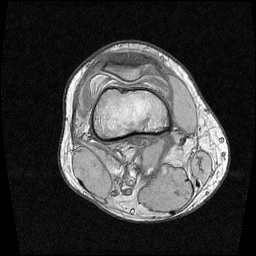
#> input picture progetto/PIL/Cartilagini.png, 256 x 256 px, found by its file name
$ python noise_canny.py   (older library calls are emulated)
#> lines starting #> are read from the running program, lines starting #| are printed output that depends on the picture; after the words box and inside, x2 and y2 are one past the last pixel; in counts of white or black regions, pixels touching at a corner belong together


import numpy as np
import matplotlib.pyplot as plt
from scipy import ndimage
from skimage import filter

from skimage.filter.rank import otsu
from skimage.filter import threshold_otsu
import matplotlib.pyplot as plt
import skimage
from skimage import data
from skimage.filter import threshold_otsu, threshold_adaptive
from skimage.morphology import disk

im = skimage.io.imread("Cartilagini.png")
#> im is the input picture: shape (256, 256); min 0, max 255, mean 61.7

# Compute the Canny filter for two values of sigma
edges1 = filter.canny(im)
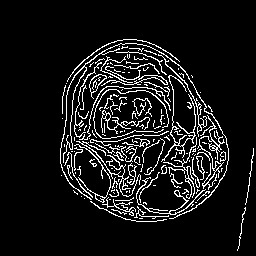
#> edges1: shape (256, 256) bool; 9.2% white in thin lines or dots, all inside (x1, y1, x2, y2) = (60, 39, 254, 251)
edges2 = filter.canny(im, sigma=3)
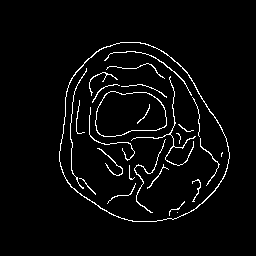
#> edges2: shape (256, 256) bool; 3.6% white in thin lines or dots, all inside (x1, y1, x2, y2) = (59, 42, 230, 222)

# display results
plt.figure(figsize=(8, 3))

plt.subplot(131)
plt.imshow(im, cmap=plt.cm.jet)
plt.axis('off')
plt.title('noisy image', fontsize=20)

plt.subplot(132)
plt.imshow(edges1, cmap=plt.cm.gray)
plt.axis('off')
plt.title('Canny filter, $\sigma=1$', fontsize=20)

plt.subplot(133)
plt.imshow(edges2, cmap=plt.cm.gray)
plt.axis('off')
plt.title('Canny filter, $\sigma=3$', fontsize=20)

plt.subplots_adjust(wspace=0.02, hspace=0.02, top=0.9,
                    bottom=0.02, left=0.02, right=0.98)


plt.show()
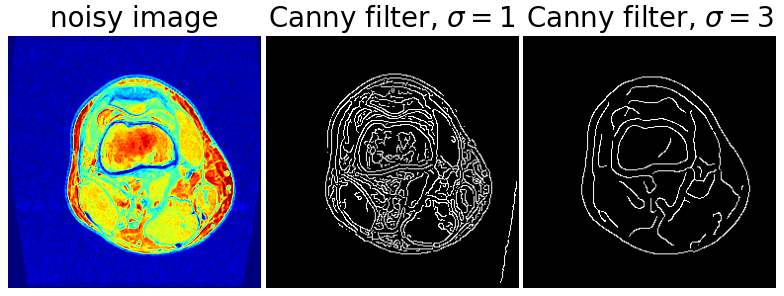
#> figure drawn by matplotlib, 3 panels
